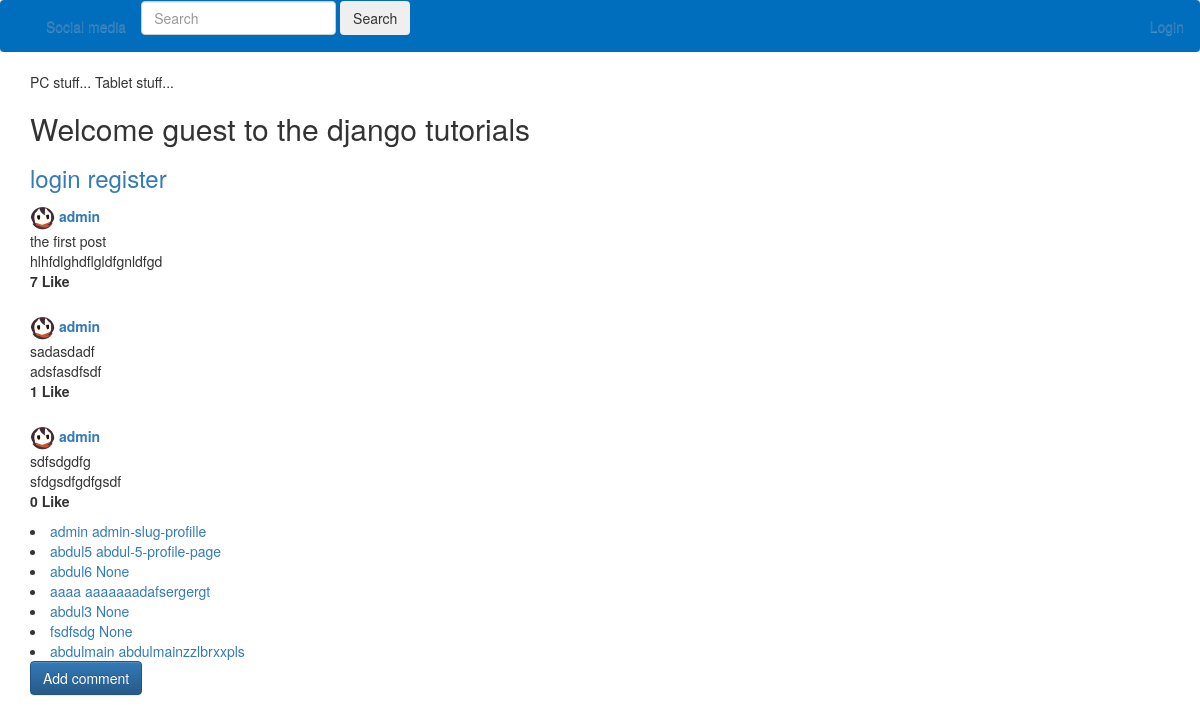
Before: / with the older database file.
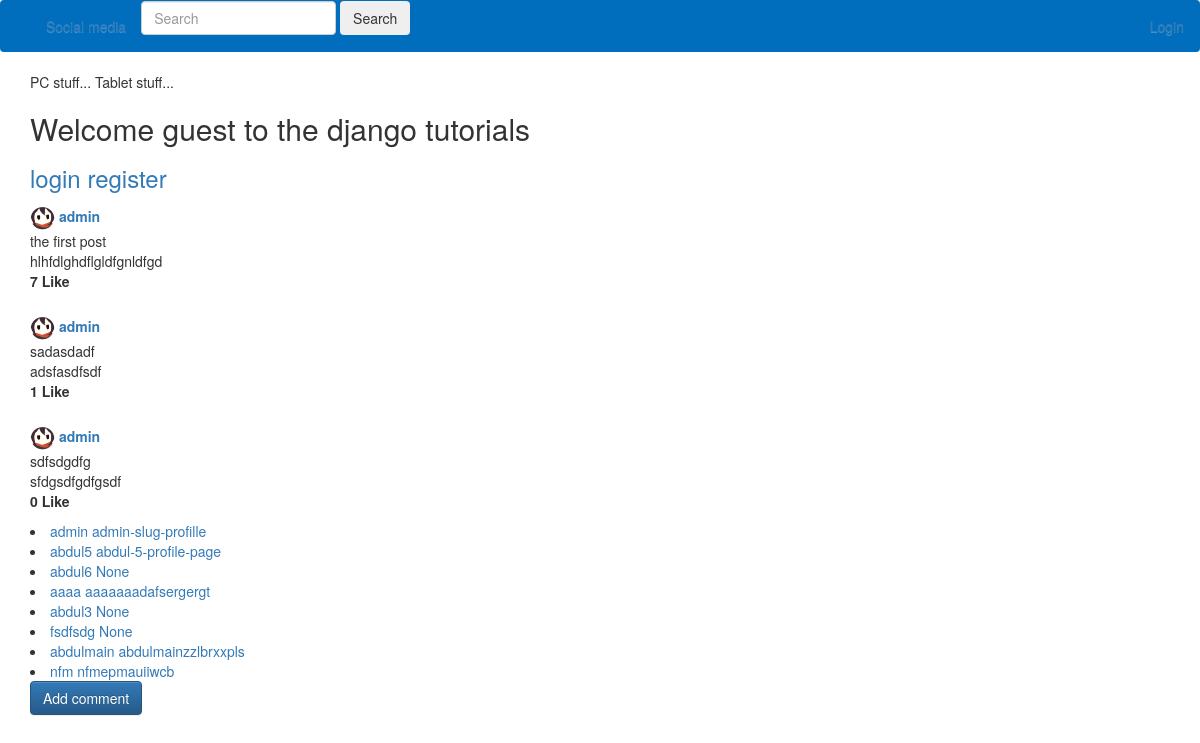
After: the same page with the newer database file.
### customers/models.py (models this page shows, shortened)
class Post(models.Model) :
    title = models.CharField(
            max_length=200,
            validators=[MinLengthValidator(2, "Title must be greater than 2 characters")]
    )
    text = models.TextField(blank=True,null=True)
    owner = models.ForeignKey(settings.AUTH_USER_MODEL, on_delete=models.CASCADE)
    comments = models.ManyToManyField(settings.AUTH_USER_MODEL,
        through='Comment', related_name='comments_owned')
    main_img = models.ImageField(upload_to='images/',null=True, blank=True)
    created_at = models.DateTimeField(auto_now_add=True)
    updated_at = models.DateTimeField(auto_now=True)
    likes = models.ManyToManyField(User,related_name="post_likes",blank=True)
    def number_of_likes(self):
        return self.likes.count()

### members/models.py (models this page shows, shortened)
class Profile(models.Model):
    GENDER = (
        ('M', 'Male'),
        ('F', 'Female'),
    )
    user = models.OneToOneField(User , on_delete=models.CASCADE)
    bio = models.TextField(max_length=2000,null=True)
    profile_pic=models.ImageField(default='default.png',upload_to='profile-images')
    gender = models.CharField(max_length=1, choices=GENDER,blank=True)
    slug = models.SlugField(null=True)

### customers/views.py (the view)
# urls.py: path('', views.Mainview.as_view(), name='index'),
class Mainview(OwnerListView):
    model=Post
    template_name='customers/index.html'
    def get(self,request,*args,**kwargs):
        posts=Post.objects.all()
        profiles=Profile.objects.all()
        user_agent = get_user_agent(request).browser.family
        followers_posts_list = {}
        try:
            userobject = get_object_or_404(Profile, user=self.request.user)
            followers=Follwing_count.objects.filter(follwer=userobject.user)
            for follower in followers :
                user_object = User.objects.get(username=follower)
                followers_posts_list=Post.objects.filter(owner=user_object)
        except:
            pass
        if followers_posts_list:
            context = {'profile_list':profiles,'post_list':posts,'user_agent':user_agent,'followers_posts_list':followers_posts_list}
        else:
             context = {'profile_list':profiles,'post_list':posts,'user_agent':user_agent}
        return render(request,'customers/index.html',context)

### customers/templates/customers/index.html (shortened to what this page needs)
{% extends "base_nav.html" %}
{% load static %}
{% load user_agents %}
{% block head %}
    <link rel="stylesheet" type='text/css' href="{% static 'css/style.css' %}">
{% endblock %}
{% block content %}
    {% if request|is_pc %}
    PC stuff...
    {% endif %}
    {% if request|is_tablet %}
    Tablet stuff...
    {% endif %}
    {% if user.is_authenticated %}
    <h2>Welcome {{ user.username }} to the Social Network Of Abdul</h2>
    <p><a href="{%  url 'members:users-profile' user.profile.slug %}" >Profile</a> </p>
    <h3><a href="{%  url 'members:logout' %}">logout</a></h3>
    {% else %}
    <h2>Welcome guest to the django tutorials</h2>
    <h3><a href="{%  url 'members:login' %}">login</a>
         <a href="{%  url 'members:register' %}">register</a>
    </h3>
    {% endif %}
{% if post_list %}
    {% for post in post_list %}
        <p>
            <div class="media">
            <img class="align-self-start mr-3" src="{{ post.owner.profile.profile_pic.url }}" width="25" height="25" alt="Generic placeholder image"/>
             <b><a href="{%  url 'members:users-profile' post.owner.profile.slug %}" >{{ post.owner.username }}</a></b><br/>
            {{ post.title }}<br/>
            <div class="media-body">{{ post.text }} <br/>
            </div>
                <strong class="text-secondary">{{ post.number_of_likes }} Like{{ number_of_likes|pluralize }}</strong>
                        </p>
                    </div>
    {% endfor %}
{% endif %}
    {% for profile in profile_list %}
    <li><a href="{% url 'members:users-profile' profile.slug %}">{{ profile.user.username }} {{ profile.slug }}</a></li>
    {% endfor %}
<button type="button" class="btn btn-primary" data-toggle="modal" data-target="#exampleModalCenter">
    Add comment
  </button>
            {% include "customers/create.html" %}
    {% endblock %}

### customers/templates/base_nav.html
{% extends "base.html" %}
{% block navbar %}
<nav class="navbar navbar-light justify-content-between" style="background-color: #006ebd;">
 <div class="container-fluid">
    <div class="navbar-header">
        <a class="navbar-brand" href="/">{{ settings.APP_NAME }}</a>
    </div>
    <ul class="nav navbar-nav">
      {% url 'customers' as main %}
      <li {% if request.get_full_path == main %} class="active"{% endif %}>
          <a href="{% url 'customers:index' %}">Social media </a></li>
    </ul>
    <ul class="nav navbar-nav navbar-right">
        {% if user.is_authenticated %}
        <li class="dropdown">
            <a href="#" data-toggle="dropdown" class="dropdown-toggle">
                <img style="width: 25px;" src="{{ user.profile.profile_pic.url }}"/><b class="caret"></b>
            </a>
            <ul class="dropdown-menu">
                <li><a href="#" class="notification">
                    <span>Inbox</span>
                    <span class="badge">3</span>
                  </a></li>
                <li><a href="{% url 'members:users-profile' user.profile.slug %}">Profile</a></li>
                <li><a href="{% url 'members:logout' %}?next={% url 'customers:index' %}">Logout</a></li>
            </ul>
        </li>
        {% else %}
        <li>
        <a href="{% url 'members:login' %}?next={% url 'customers:index' %}">Login</a>
        </li>
        {% endif %}
    </ul>
    <form class="form-inline">
        <input class="form-control mr-sm-2" type="search" placeholder="Search" aria-label="Search">
        <button class="btn btn-outline-success my-2 my-sm-0" type="submit">Search</button>
      </form>
  </div>
</nav>
{% endblock %}

### customers/templates/base.html (shortened to what this page needs)
<!DOCTYPE html>
<html>
<head>
{% load static %}
<link rel="stylesheet"
    href="https://maxcdn.bootstrapcdn.com/bootstrap/3.4.1/css/bootstrap.min.css"
>
<link rel="stylesheet"
    href="https://maxcdn.bootstrapcdn.com/bootstrap/3.4.1/css/bootstrap-theme.min.css"
>
<link rel="stylesheet" type="text/css" href='{% static "css/style.css" %}'>
<link rel="stylesheet"
    href="https://code.jquery.com/ui/1.12.1/themes/ui-lightness/jquery-ui.css"
>
<link rel="stylesheet" href="https://use.fontawesome.com/releases/v5.8.1/css/all.css">
<link rel="stylesheet" href="https://use.fontawesome.com/releases/v5.8.1/css/v4-shims.css">
{% block head %} {% endblock %}
</head>
<body>
{% block navbar %} {% endblock %}
<div class="container">
{% block content %}
{% endblock %}
</body>
</html>

### customers/templates/customers/create.html (shortened to what this page needs)
<!DOCTYPE html>
<html lang="en">
<head>
</head>
<body>
</body>
</html>

Changed rows visible on the page:
added Profile: user.username "nfm", slug "nfmepmauiiwcb"
